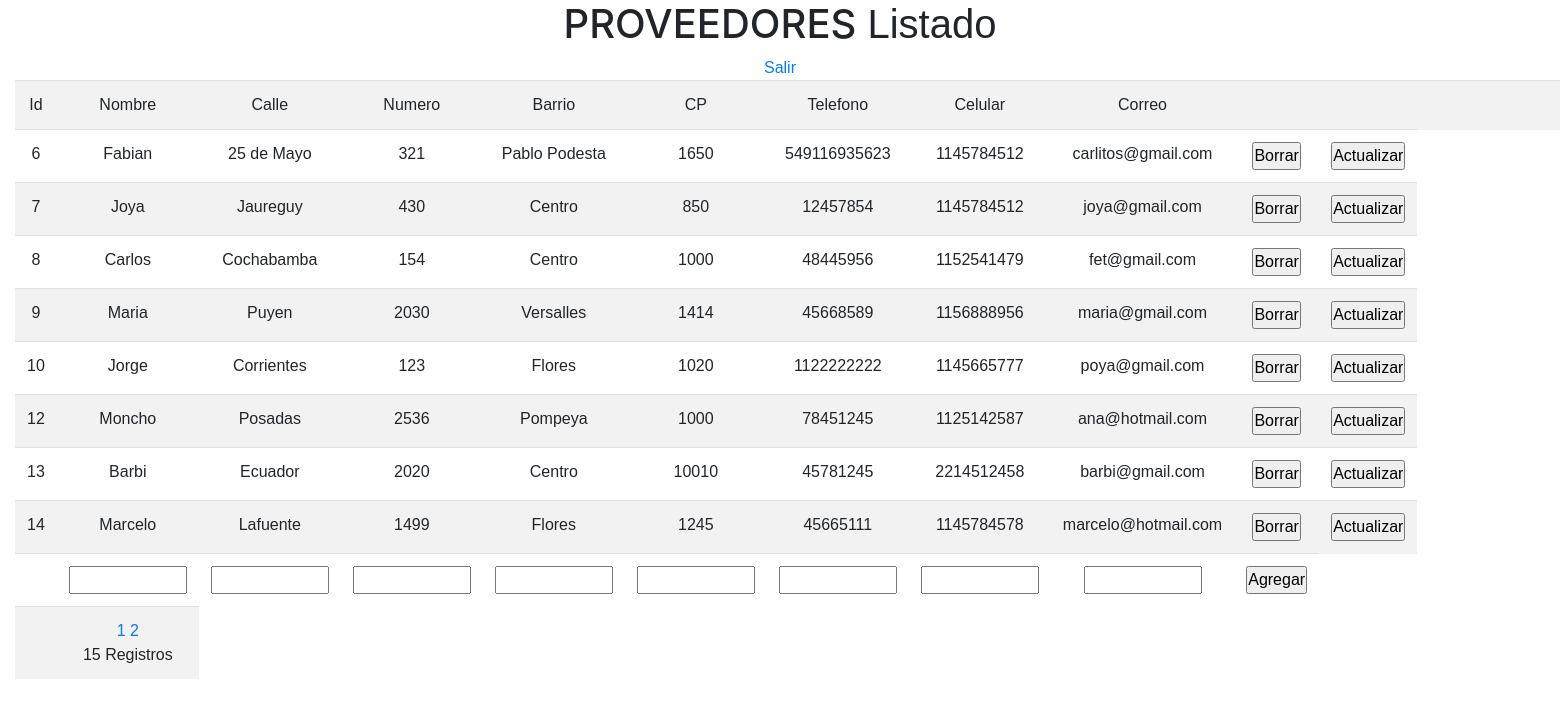
/php/crud_proveedores/index.php, run on the app's committed database.
### tables this page shows
CREATE TABLE `proveedores` (
  `id` bigint(4) NOT NULL,
  `nombre` varchar(30) DEFAULT NULL,
  `calle` varchar(30) DEFAULT NULL,
  `numero` varchar(8) DEFAULT NULL,
  `barrio` varchar(15) DEFAULT NULL,
  `cp` int(4) DEFAULT NULL,
  `telefono` varchar(13) DEFAULT NULL,
  `celular` varchar(20) DEFAULT NULL,
  `correo` varchar(30) DEFAULT NULL
);

### php/crud_proveedores/index.php (the view, shortened to what this page needs)
<!doctype html>
<html>
<head>
  <link href="../css/main.css" rel="stylesheet">
  <link rel="stylesheet" href="https://maxcdn.bootstrapcdn.com/bootstrap/4.0.0/css/bootstrap.min.css">
</head>
<body>
  <?php
  include("coneccion.php");
  $tamagno_pagina = 8;
  if (isset($_GET["pagina"])) {
    if ($_GET["pagina"] == 1) {
      header("Location:index.php");
    } else {
      $pagina = $_GET["pagina"];
    }
  } else {
    $pagina = 1;
  }
  $empezar_desde = ($pagina - 1) * $tamagno_pagina;
  $sql_total = "SELECT * FROM proveedores";
  $resultado = $base->prepare($sql_total);
  $resultado->execute(array());
  $num_filas = $resultado->rowCount();
  $total_paginas = ceil($num_filas / $tamagno_pagina);
  $registros = $base->query("SELECT * FROM proveedores LIMIT $empezar_desde,$tamagno_pagina")->fetchAll(PDO::FETCH_OBJ);
  ?>
  <h1>PROVEEDORES<span class="subtitulo"> Listado</span></h1>
  <form action="<?php echo $_SERVER['PHP_SELF']; ?>" method="post">
    <a href="../welcome.php">Salir</a>
    <div class="container-fluid">
      <table class="table table-striped table-hover">
        <tr>
          <td class="primera_fila">Id</td>
          <td class="primera_fila">Nombre</td>
          <td class="primera_fila">Calle</td>
          <td class="primera_fila">Numero</td>
          <td class="primera_fila">Barrio</td>
          <td class="primera_fila">CP</td>
          <td class="primera_fila">Telefono</td>
          <td class="primera_fila">Celular</td>
          <td class="primera_fila">Correo</td>
          <td class="sin">&nbsp;</td>
          <td class="sin">&nbsp;</td>
          <td class="sin">&nbsp;</td>
          <td class="sin">&nbsp;</td>
          <td class="sin">&nbsp;</td>
          <td class="sin">&nbsp;</td>
          <td class="sin">&nbsp;</td>
        </tr>
        <?php
        foreach ($registros as $persona) :
        ?>
          <tr>
            <td><?php echo $persona->id ?></td>
            <td><?php echo $persona->nombre ?></td>
            <td><?php echo $persona->calle ?></td>
            <td><?php echo $persona->numero ?></td>
            <td><?php echo $persona->barrio ?></td>
            <td><?php echo $persona->cp ?></td>
            <td><?php echo $persona->telefono ?></td>
            <td><?php echo $persona->celular ?></td>
            <td><?php echo $persona->correo ?></td>
            <td class="bot"><a href="borrar.php?id=<?php echo $persona->id ?>"><input type='button' name='del' id='del' value='Borrar'></a></td>
            <td class='bot'><a href="editar.php?id=<?php echo $persona->id ?>
                                                           & nombre=<?php echo $persona->nombre ?>
                                                           & calle=<?php echo $persona->calle ?>
                                                           & numero=<?php echo $persona->numero ?>
                                                           & barrio=<?php echo $persona->barrio ?>
                                                           & cp=<?php echo $persona->cp ?>
                                                           & telefono=<?php echo $persona->telefono ?>
                                                           & celular=<?php echo $persona->celular ?>
                                                           & correo=<?php echo $persona->correo ?>">
                <input type='button' name='up' id='up' value='Actualizar'></a></td>
          </tr>
        <?php
        endforeach;
        ?>
        <tr>
          <td></td>
          <td><input type='text' name='nombre' size='10' class='centrado'></td>
          <td><input type='text' name='calle' size='10' class='centrado'></td>
          <td><input type='text' name='numero' size='10' class='centrado'></td>
          <td><input type='text' name='barrio' size='10' class='centrado'></td>
          <td><input type='text' name='cp' size='10' class='centrado'></td>
          <td><input type='text' name='telef' size='10' class='centrado'></td>
          <td><input type='text' name='celu' size='10' class='centrado'></td>
          <td><input type='text' name='mail' size='10' class='centrado'></td>
          <td class='bot'><input type='submit' name='cr' id='cr' value='Agregar'></td>
        </tr>
        <td></td>
        <td>
          <?php
          for ($i = 1; $i <= $total_paginas; $i++) {
            echo "<a href='?pagina=" . $i .  "'>" . $i . "</a> ";
          }
          echo  "<br>" . $num_filas . " Registros";
          ?>
        </td>
      </table>
    </div>
    <p>&nbsp;</p>
</body>
</html>

### css/main.css (style rules this page uses)
* { margin: 0; padding: 0; text-align: center; font-size: 1em; font-family: arial; }

### data on the page
proveedores: id "6", nombre "Fabian", calle "25 de Mayo", numero "321", barrio "Pablo Podesta", cp "1650", telefono "549116935623", celular "1145784512", correo "carlitos@gmail.com"
proveedores: id "7", nombre "Joya", calle "Jaureguy", numero "430", barrio "Centro", cp "850", telefono "12457854", celular "1145784512", correo "joya@gmail.com"
proveedores: id "8", nombre "Carlos", calle "Cochabamba", numero "154", barrio "Centro", cp "1000", telefono "48445956", celular "1152541479", correo "fet@gmail.com"
proveedores: id "9", nombre "Maria", calle "Puyen", numero "2030", barrio "Versalles", cp "1414", telefono "45668589", celular "1156888956", correo "maria@gmail.com"
proveedores: id "10", nombre "Jorge", calle "Corrientes", numero "123", barrio "Flores", cp "1020", telefono "1122222222", celular "1145665777", correo "poya@gmail.com"
proveedores: id "12", nombre "Moncho", calle "Posadas", numero "2536", barrio "Pompeya", cp "1000", telefono "78451245", celular "1125142587", correo "ana@hotmail.com"
proveedores: id "13", nombre "Barbi", calle "Ecuador", numero "2020", barrio "Centro", cp "10010", telefono "45781245", celular "2214512458", correo "barbi@gmail.com"
proveedores: id "14", nombre "Marcelo", calle "Lafuente", numero "1499", barrio "Flores", cp "1245", telefono "45665111", celular "1145784578", correo "marcelo@hotmail.com"

### other printed values
$num_filas "15"
